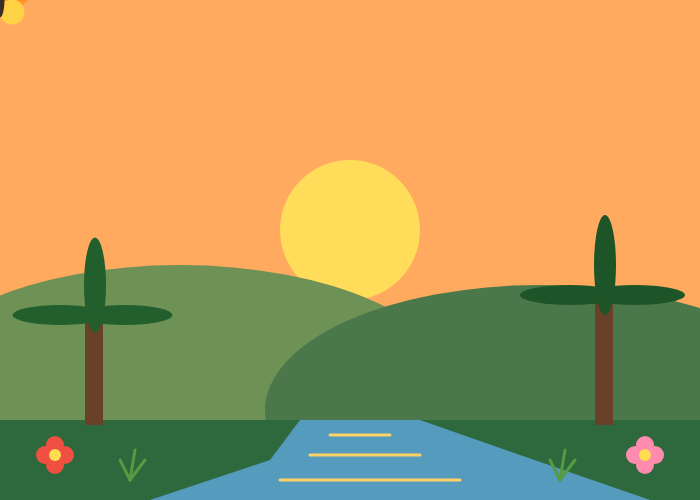
Frame 1 (no input)
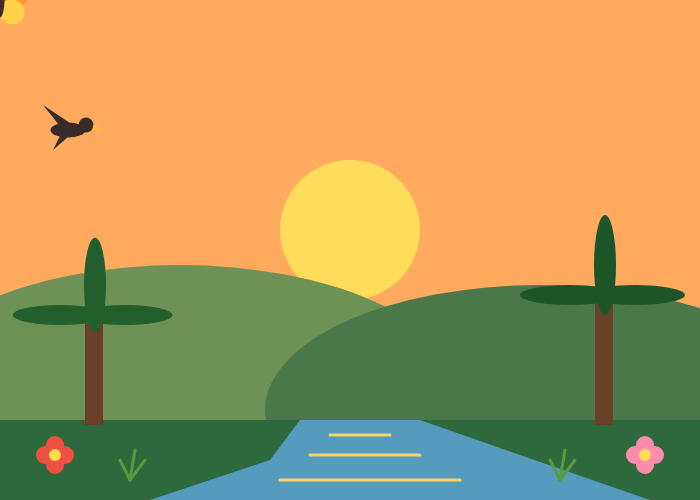
Frame 60 (no input)
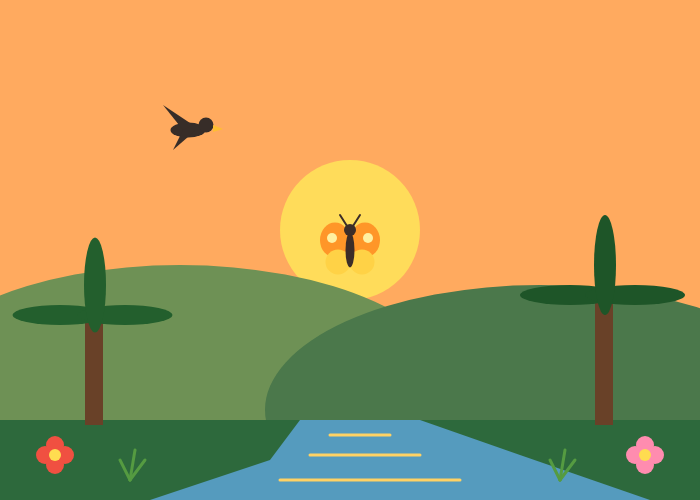
Frame 120 (the mouse pressed at the canvas centre since frame 60)

The p5.js sketch that drew these frames (run headless with seeded random() and noise() and a simulated clock; from frame 60 on, the mouse is pressed at the canvas centre):

// p5.js sketch
// ── sketch.js
let birdX = -50;
function setup() {
  createCanvas(700, 500);
}

function draw() {
  // Golden sunset sky
  background(255, 170, 95);

  // Setting sun
  noStroke();
  fill(255, 220, 90);
  ellipse(350, 230, 140, 140);

  // Distant hills
  fill(110, 145, 85);
  ellipse(180, 390, 550, 250);

  fill(75, 120, 75);
  ellipse(540, 410, 550, 250);

  // Foreground grass
  fill(45, 105, 60);
  rect(0, 420, 700, 80);

  // Winding river
  fill(85, 155, 190);
  beginShape();
  vertex(300, 420);
  vertex(420, 420);
  vertex(520, 455);
  vertex(650, 500);
  vertex(150, 500);
  vertex(270, 460);
  endShape(CLOSE);

  // Golden reflections
  stroke(255, 210, 100);
  strokeWeight(3);
  line(330, 435, 390, 435);
  line(310, 455, 420, 455);
  line(280, 480, 460, 480);
  noStroke();
  
  // LEFT PALM TREE
  fill(105, 65, 40);
  rect(85, 310, 18, 115);

  // Left palm leaves
  fill(35, 95, 45);
  ellipse(60, 315, 95, 20);
  ellipse(125, 315, 95, 20);
  ellipse(95, 285, 22, 95);

  // RIGHT PALM TREE
  fill(105, 65, 40);
  rect(595, 290, 18, 135);

  // Right palm leaves
  fill(30, 85, 40);
  ellipse(570, 295, 100, 20);
  ellipse(635, 295, 100, 20);
  ellipse(605, 265, 22, 100);
  
  // Small flowers on the left
  fill(240, 80, 65);
  ellipse(45, 455, 18, 18);
  ellipse(65, 455, 18, 18);
  ellipse(55, 445, 18, 18);
  ellipse(55, 465, 18, 18);

  // Yellow flower center
  fill(255, 220, 80);
  ellipse(55, 455, 12, 12);

  // Small flowers on the right
  fill(255, 140, 175);
  ellipse(635, 455, 18, 18);
  ellipse(655, 455, 18, 18);
  ellipse(645, 445, 18, 18);
  ellipse(645, 465, 18, 18);

  // Yellow flower center
  fill(255, 220, 80);
  ellipse(645, 455, 12, 12);

  // Grass blades
  stroke(85, 155, 65);
  strokeWeight(3);

  line(130, 480, 120, 460);
  line(130, 480, 135, 450);
  line(130, 480, 145, 460);

  line(560, 480, 550, 460);
  line(560, 480, 565, 450);
  line(560, 480, 575, 460);

  noStroke();
  
  // Flying bird animation
  fill(55, 45, 40);
  noStroke();

  // Bird body
  ellipse(birdX, 130, 35, 15);

  // Bird head
  ellipse(birdX + 18, 125, 15, 15);

  // Bird wings
  triangle(
    birdX - 5, 130,
    birdX - 25, 105,
    birdX + 5, 125
  );

  triangle(
    birdX - 5, 130,
    birdX - 15, 150,
    birdX + 8, 130
  );

  // Bird beak
  fill(255, 190, 50);
  triangle(
    birdX + 25, 125,
    birdX + 35, 129,
    birdX + 25, 132
  );

  // Move the bird across the screen
  birdX = birdX + 2;

  // Restart when bird leaves the screen
  if (birdX > width + 50) {
    birdX = -50;
  }
  
  // Butterfly follows the mouse
  push();
  translate(mouseX, mouseY);

  noStroke();

  // Upper wings
  fill(255, 150, 40);
  ellipse(-15, -10, 30, 35);
  ellipse(15, -10, 30, 35);

  // Lower wings
  fill(255, 210, 70);
  ellipse(-12, 12, 25, 25);
  ellipse(12, 12, 25, 25);

  // Wing decorations
  fill(255, 240, 160);
  ellipse(-18, -12, 10, 10);
  ellipse(18, -12, 10, 10);

  // Butterfly body
  fill(60, 45, 40);
  ellipse(0, 0, 9, 35);

  // Butterfly head
  ellipse(0, -20, 12, 12);

  // Antennae
  stroke(60, 45, 40);
  strokeWeight(2);
  line(-3, -24, -10, -35);
  line(3, -24, 10, -35);

  pop();

}
